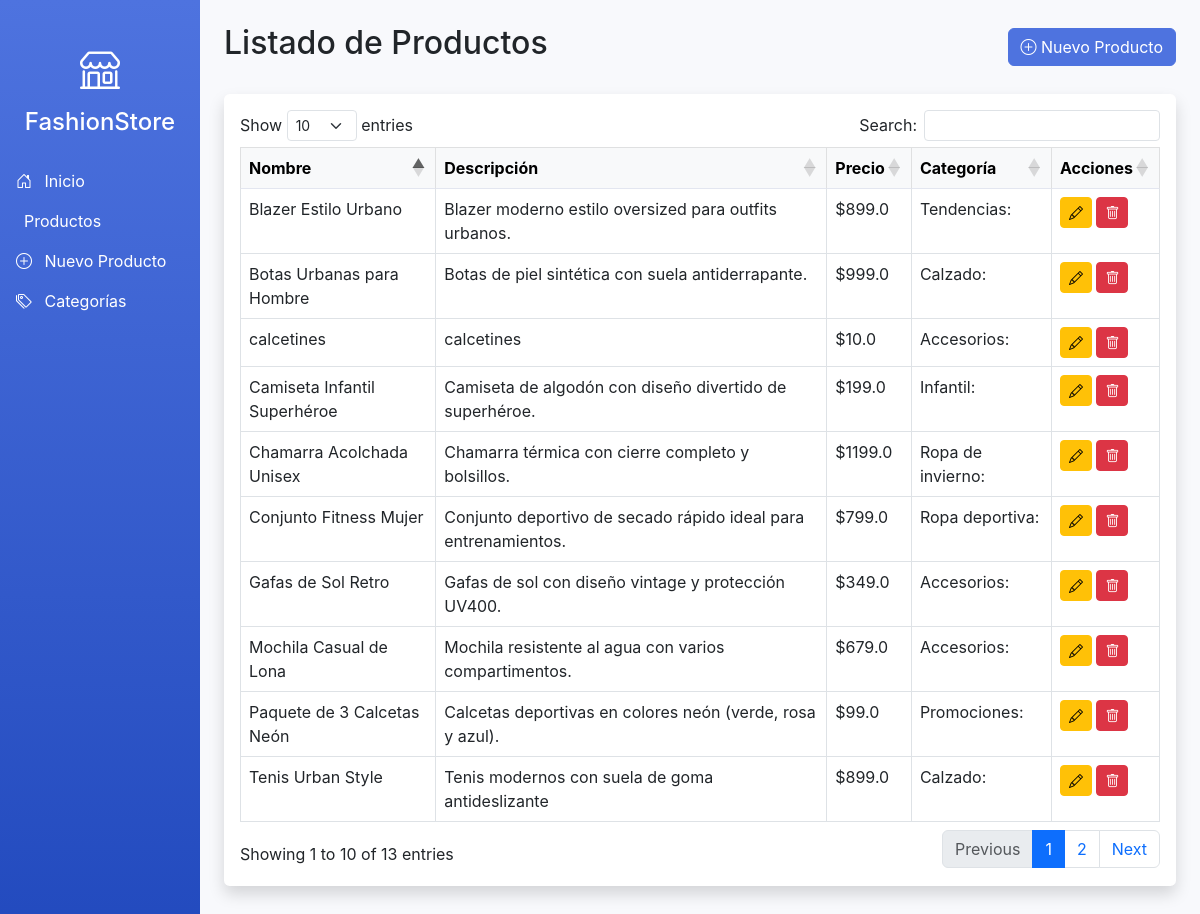
Before: /productos with the older database file.
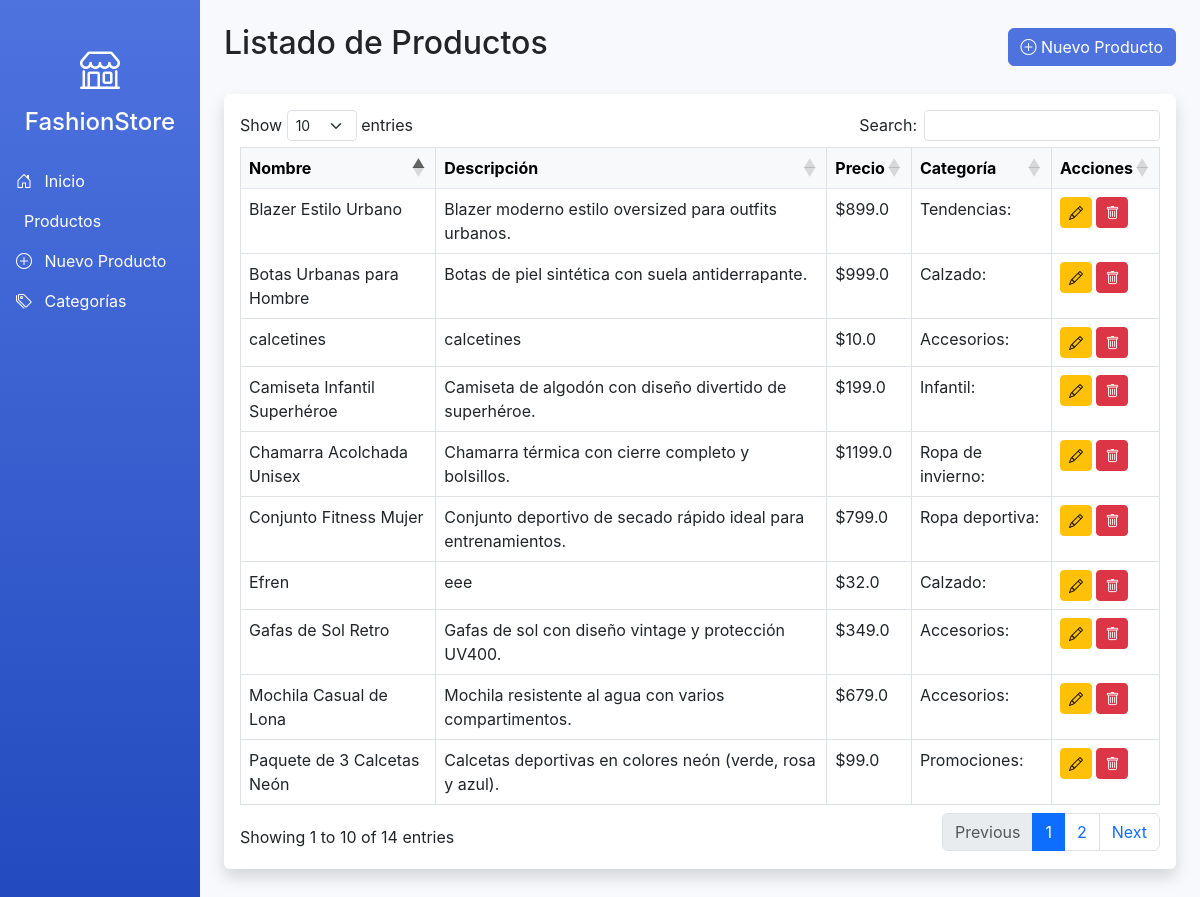
After: the same page with the newer database file.
### app.py (models this page shows)
class Producto(db.Model):
    id = db.Column(db.Integer, primary_key=True)
    nombre = db.Column(db.String(100), nullable=False)
    descripcion = db.Column(db.String(200), nullable=False)
    precio = db.Column(db.Float, nullable=False)
    talla = db.Column(db.String(10), nullable=True)
    color = db.Column(db.String(20), nullable=True)
    categoria_id = db.Column(db.Integer, db.ForeignKey('categoria.id'), nullable=False)

class Categoria(db.Model):
    id = db.Column(db.Integer, primary_key=True)
    nombre = db.Column(db.String(50), nullable=False)
    productos = db.relationship('Producto', backref='categoria', lazy=True)

### app.py (the view)
@app.route('/productos')
def listar_productos():
    productos = Producto.query.all()
    categorias = Categoria.query.all()
    return render_template('productos.html', productos=productos, categorias=categorias)

### templates/productos.html (shortened to what this page needs)
{% extends 'base.html' %}
{% block content %}
<div class="d-flex justify-content-between align-items-center mb-4">
    <h2>Listado de Productos</h2>
    <a href="{{ url_for('crear_producto') }}" class="btn btn-primary">
        <i class="bi bi-plus-circle"></i> Nuevo Producto
    </a>
</div>
<div class="card shadow mb-4">
    <div class="card-body">
        <div class="table-responsive">
            <table class="table table-bordered" id="dataTable" width="100%" cellspacing="0">
                <thead class="table-light">
                    <tr>
                        <th>Nombre</th>
                        <th>Descripción</th>
                        <th>Precio</th>
                        <th>Categoría</th>
                        <th>Acciones</th>
                    </tr>
                </thead>
                <tbody>
                    {% for producto in productos %}
                    <tr>
                        <td>{{ producto.nombre }}</td>
                        <td>{{ producto.descripcion }}</td>
                        <td>${{ producto.precio }}</td>
                        <td>{{ producto.categoria.nombre }}</td>
                        <td>
                            <a href="{{ url_for('editar_producto', id=producto.id) }}" class="btn btn-sm btn-warning">
                                <i class="bi bi-pencil"></i>
                            </a>
                            <a href="{{ url_for('eliminar_producto', id=producto.id) }}" class="btn btn-sm btn-danger" onclick="return confirm('¿Estás seguro?')">
                                <i class="bi bi-trash"></i>
                            </a>
                        </td>
                    </tr>
                    {% endfor %}
                </tbody>
            </table>
        </div>
    </div>
</div>
{% endblock %}

### templates/base.html (shortened to what this page needs)
<!DOCTYPE html>
<html lang="es">
<head>
    <link href="https://cdn.jsdelivr.net/npm/bootstrap@5.3.0/dist/css/bootstrap.min.css" rel="stylesheet">
    <link rel="stylesheet" href="https://cdn.jsdelivr.net/npm/bootstrap-icons@1.10.0/font/bootstrap-icons.css">
    <link rel="stylesheet" href="https://cdn.datatables.net/1.13.6/css/dataTables.bootstrap5.min.css">
    <link rel="stylesheet" href="https://cdn.datatables.net/buttons/2.4.1/css/buttons.bootstrap5.min.css">
</head>
<body>
    <div class="container-fluid">
        <div class="row">
            <div class="col-md-3 col-lg-2 d-md-block sidebar collapse bg-primary text-white p-0">
                <div class="position-sticky pt-3">
                    <div class="text-center my-4">
                        <i class="bi bi-shop" style="font-size: 2.5rem;"></i>
                        <h4 class="mt-2">FashionStore</h4>
                    </div>
                    <ul class="nav flex-column">
                        <li class="nav-item">
                            <a class="nav-link text-white active" href="{{ url_for('home') }}">
                                <i class="bi bi-house-door me-2"></i> Inicio
                            </a>
                        </li>
                        <li class="nav-item">
                            <a class="nav-link text-white" href="{{ url_for('listar_productos') }}">
                                 Productos
                            </a>
                        </li>
                        <li class="nav-item">
                            <a class="nav-link text-white" href="{{ url_for('crear_producto') }}">
                                <i class="bi bi-plus-circle me-2"></i> Nuevo Producto
                            </a>
                        </li>
                        <li class="nav-item">
                            <a class="nav-link text-white" href="{{ url_for('listar_categorias') }}">
                                <i class="bi bi-tags me-2"></i> Categorías
                            </a>
                        </li>
                    </ul>
                </div>
            </div>
            <main class="col-md-9 ms-sm-auto col-lg-10 px-md-4 py-4">
                {% block content %}{% endblock %}
            </main>
        </div>
    </div>
</body>
</html>

### templates/base.html (style rules this page uses)
:root { --primary-color: #4e73df; --secondary-color: #858796; --success-color: #1cc88a; --info-color: #36b9cc; --warning-color: #f6c23e; --danger-color: #e74a3b; --light-color: #f8f9fc; --dark-color: #5a5c69; }
body { background-color: #f8f9fc; font-family: 'Nunito', -apple-system, BlinkMacSystemFont, 'Segoe UI', Roboto, 'Helvetica Neue', Arial, sans-serif; }
.sidebar { background: linear-gradient(180deg, var(--primary-color) 0%, #224abe 100%); min-height: 100vh; }
.card { border: none; border-radius: 0.35rem; box-shadow: 0 0.15rem 1.75rem 0 rgba(58, 59, 69, 0.15); }
.btn-primary { background-color: var(--primary-color); border-color: var(--primary-color); }
.table thead th { border-bottom: 2px solid #e3e6f0; }

Changed rows visible on the page:
no longer on this page (row unchanged): Producto: nombre "Tenis Urban Style", descripcion "Tenis modernos con suela de goma antideslizante", precio "899.0", categoria.nombre "Calzado:"
added Producto: nombre "Efren", descripcion "eee", precio "32.0", categoria.nombre "Calzado:"
Other visible differences:
text written by a page script: "Show entries Search: Showing 1 to 10 of 13 entries Previous 1 2 Next" → "Show entries Search: Showing 1 to 10 of 14 entries Previous 1 2 Next"
